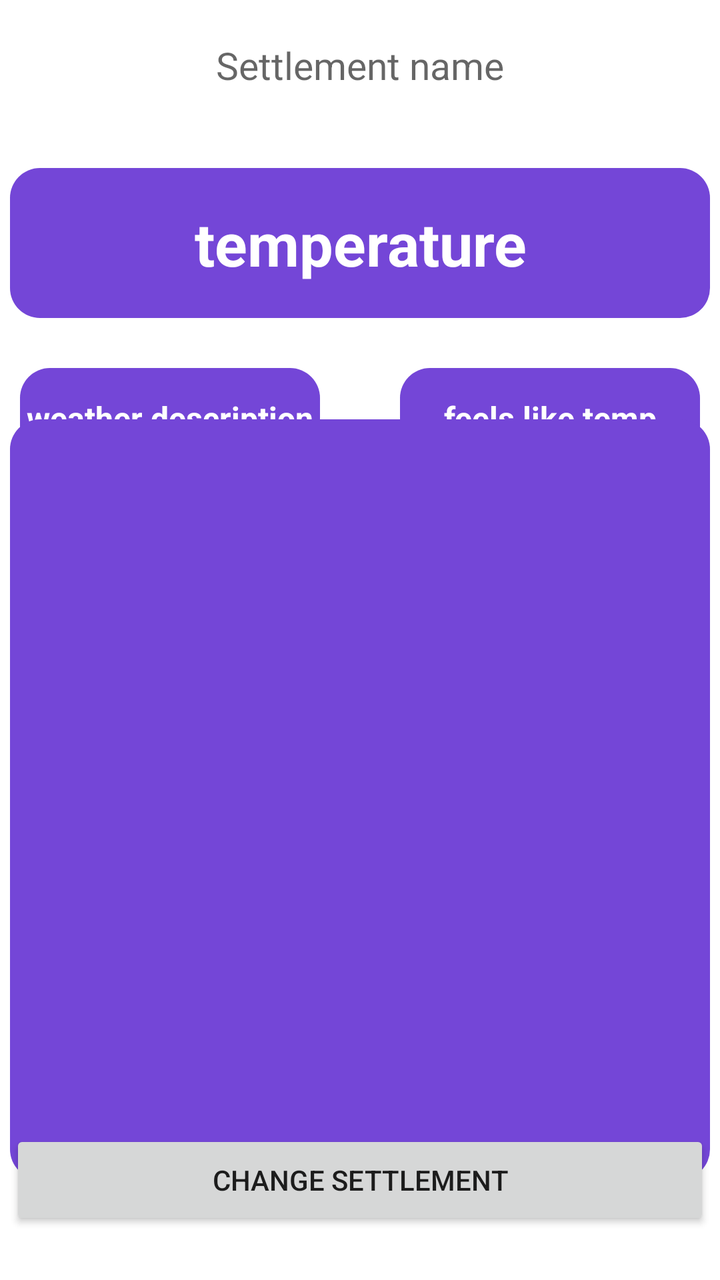
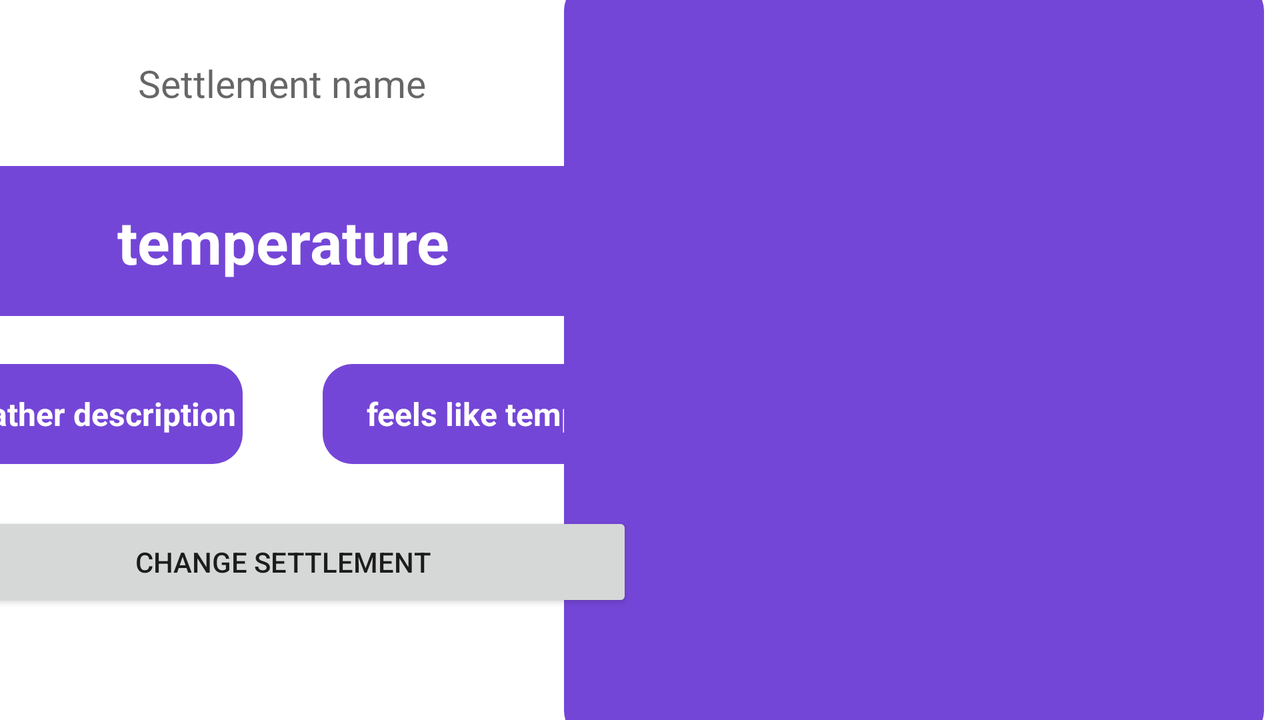

First picture: res/layout/ on a phone held upright. Second picture: the repository's own variant of that layout, on a device whose configuration matches the variant's folder. Source for both follows.
<!-- AndroidManifest.xml: application theme Theme.WeatherApp -->
<!-- res/layout/activity_second.xml -->
<?xml version="1.0" encoding="utf-8"?>
<androidx.constraintlayout.widget.ConstraintLayout
    xmlns:android="http://schemas.android.com/apk/res/android"
    xmlns:tools="http://schemas.android.com/tools"
    xmlns:app="http://schemas.android.com/apk/res-auto"
    android:layout_width="match_parent"
    android:layout_height="match_parent"
    android:orientation="vertical"
    tools:context=".view.SecondActivity">

  <TextView
      android:id="@+id/settlementName"
      android:layout_width="wrap_content"
      android:layout_height="35dp"
      android:layout_marginTop="15dp"
      android:gravity="center"
      android:hint="Settlement name"
      android:textSize="19sp"
      app:layout_constraintEnd_toEndOf="parent"
      app:layout_constraintStart_toStartOf="parent"
      app:layout_constraintTop_toTopOf="parent" />

  <TextView
      android:id="@+id/temperature"
      android:layout_width="350dp"
      android:layout_height="75dp"
      android:layout_marginTop="34dp"
      android:gravity="center"
      android:background="@drawable/shape"
      android:text="temperature"
      android:textColor="#FFFFFF"
      android:textStyle="bold"
      android:textSize="30sp"
      app:layout_constraintEnd_toEndOf="parent"
      app:layout_constraintStart_toStartOf="parent"
      app:layout_constraintTop_toBottomOf="@+id/settlementName" />

  <Button
      android:id="@+id/changeSettlement"
      android:layout_width="350dp"
      android:layout_height="50dp"
      android:layout_marginBottom="25dp"
      android:gravity="center"
      android:text="@string/change_settlement"
      app:layout_constraintBottom_toBottomOf="parent"
      app:layout_constraintEnd_toEndOf="parent"
      app:layout_constraintStart_toStartOf="parent" />

  <LinearLayout
      android:id="@+id/linearLayout"
      android:layout_width="350dp"
      android:layout_height="50dp"
      android:layout_marginTop="25dp"
      android:gravity="center"
      android:orientation="horizontal"
      app:layout_constraintEnd_toEndOf="parent"
      app:layout_constraintStart_toStartOf="parent"
      app:layout_constraintTop_toBottomOf="@+id/temperature">

    <TextView
        android:id="@+id/weatherDescription"
        android:layout_width="150dp"
        android:layout_height="50dp"
        android:layout_marginEnd="40dp"
        android:background="@drawable/shape"
        android:gravity="center"
        android:text="weather description"
        android:textColor="#FFFFFF"
        android:textSize="16sp"
        android:textStyle="bold" />

    <TextView
        android:id="@+id/feelsLikeTemp"
        android:layout_width="150dp"
        android:layout_height="50dp"
        android:background="@drawable/shape"
        android:gravity="center"
        android:text="feels like temp"
        android:textColor="#FFFFFF"
        android:textSize="16sp"
        android:textStyle="bold" />
  </LinearLayout>

  <androidx.recyclerview.widget.RecyclerView
      android:id="@+id/recyclerView"
      android:layout_width="350dp"
      android:layout_height="380dp"
      android:background="@drawable/shape"
      app:layout_constraintBottom_toTopOf="@+id/changeSettlement"
      app:layout_constraintEnd_toEndOf="parent"
      app:layout_constraintStart_toStartOf="parent"
      app:layout_constraintTop_toBottomOf="@+id/linearLayout" />
</androidx.constraintlayout.widget.ConstraintLayout>
<!-- resources referenced by this layout -->
<resources>
  <!-- drawable shape (drawable) -->
  <?xml version="1.0" encoding="utf-8"?>
  <selector xmlns:android="http://schemas.android.com/apk/res/android">
      <item>
          <shape android:shape="rectangle">
              <corners android:radius="15dp"/>
              <solid android:color="#7446D7"/>
          </shape>
      </item>
  </selector>
  <string name="change_settlement">Change Settlement</string>
  <style name="Theme.WeatherApp" parent="Theme.MaterialComponents.DayNight.NoActionBar">
          
          <item name="colorPrimary">#FFDB00</item>
          <item name="colorPrimaryVariant">#7446D7</item>
          <item name="colorOnPrimary">@color/white</item>
          
          <item name="colorSecondary">@color/teal_200</item>
          <item name="colorSecondaryVariant">@color/teal_700</item>
          <item name="colorOnSecondary">@color/black</item>
          
          <item name="android:statusBarColor">?attr/colorPrimaryVariant</item>
          
      </style>
</resources>
<!-- res/layout-land/activity_second.xml (the author's variant of the layout above) -->
<!-- drawn on the phone turned sideways -->
<?xml version="1.0" encoding="utf-8"?>
<androidx.constraintlayout.widget.ConstraintLayout xmlns:android="http://schemas.android.com/apk/res/android"
    xmlns:tools="http://schemas.android.com/tools"
    android:layout_width="match_parent"
    android:layout_height="match_parent"
    xmlns:app="http://schemas.android.com/apk/res-auto"
    android:orientation="horizontal">

    <TextView
        android:id="@+id/settlementName"
        android:layout_width="wrap_content"
        android:layout_height="35dp"
        android:layout_marginTop="24dp"
        android:gravity="center"
        android:hint="Settlement name"
        android:textSize="19sp"
        app:layout_constraintEnd_toStartOf="@+id/recyclerView"
        app:layout_constraintStart_toStartOf="parent"
        app:layout_constraintTop_toTopOf="parent" />

    <TextView
        android:id="@+id/temperature"
        android:layout_width="350dp"
        android:layout_height="75dp"
        android:layout_marginTop="24dp"
        android:background="@drawable/shape"
        android:gravity="center"
        android:text="temperature"
        android:textColor="#FFFFFF"
        android:textSize="30sp"
        android:textStyle="bold"
        app:layout_constraintEnd_toStartOf="@+id/recyclerView"
        app:layout_constraintStart_toStartOf="parent"
        app:layout_constraintTop_toBottomOf="@+id/settlementName" />

    <LinearLayout
        android:id="@+id/linearLayout"
        android:layout_width="350dp"
        android:layout_height="50dp"
        android:layout_marginTop="24dp"
        android:gravity="center"
        android:orientation="horizontal"
        app:layout_constraintEnd_toStartOf="@+id/recyclerView"
        app:layout_constraintStart_toStartOf="parent"
        app:layout_constraintTop_toBottomOf="@+id/temperature">

        <TextView
            android:id="@+id/weatherDescription"
            android:layout_width="150dp"
            android:layout_height="50dp"
            android:layout_marginEnd="40dp"
            android:background="@drawable/shape"
            android:gravity="center"
            android:text="weather description"
            android:textColor="#FFFFFF"
            android:textSize="16sp"
            android:textStyle="bold" />

        <TextView
            android:id="@+id/feelsLikeTemp"
            android:layout_width="150dp"
            android:layout_height="50dp"
            android:background="@drawable/shape"
            android:gravity="center"
            android:text="feels like temp"
            android:textColor="#FFFFFF"
            android:textSize="16sp"
            android:textStyle="bold" />
    </LinearLayout>

    <Button
        android:id="@+id/changeSettlement"
        android:layout_width="350dp"
        android:layout_height="50dp"
        android:layout_marginTop="24dp"
        android:gravity="center"
        android:text="@string/change_settlement"
        app:layout_constraintEnd_toStartOf="@+id/recyclerView"
        app:layout_constraintStart_toStartOf="parent"
        app:layout_constraintTop_toBottomOf="@+id/linearLayout" />

    <androidx.recyclerview.widget.RecyclerView
        android:id="@+id/recyclerView"
        android:layout_width="350dp"
        android:layout_height="380dp"
        android:layout_marginEnd="8dp"
        android:background="@drawable/shape"
        app:layout_constraintBottom_toBottomOf="parent"
        app:layout_constraintEnd_toEndOf="parent"
        app:layout_constraintTop_toTopOf="parent" />

</androidx.constraintlayout.widget.ConstraintLayout>
